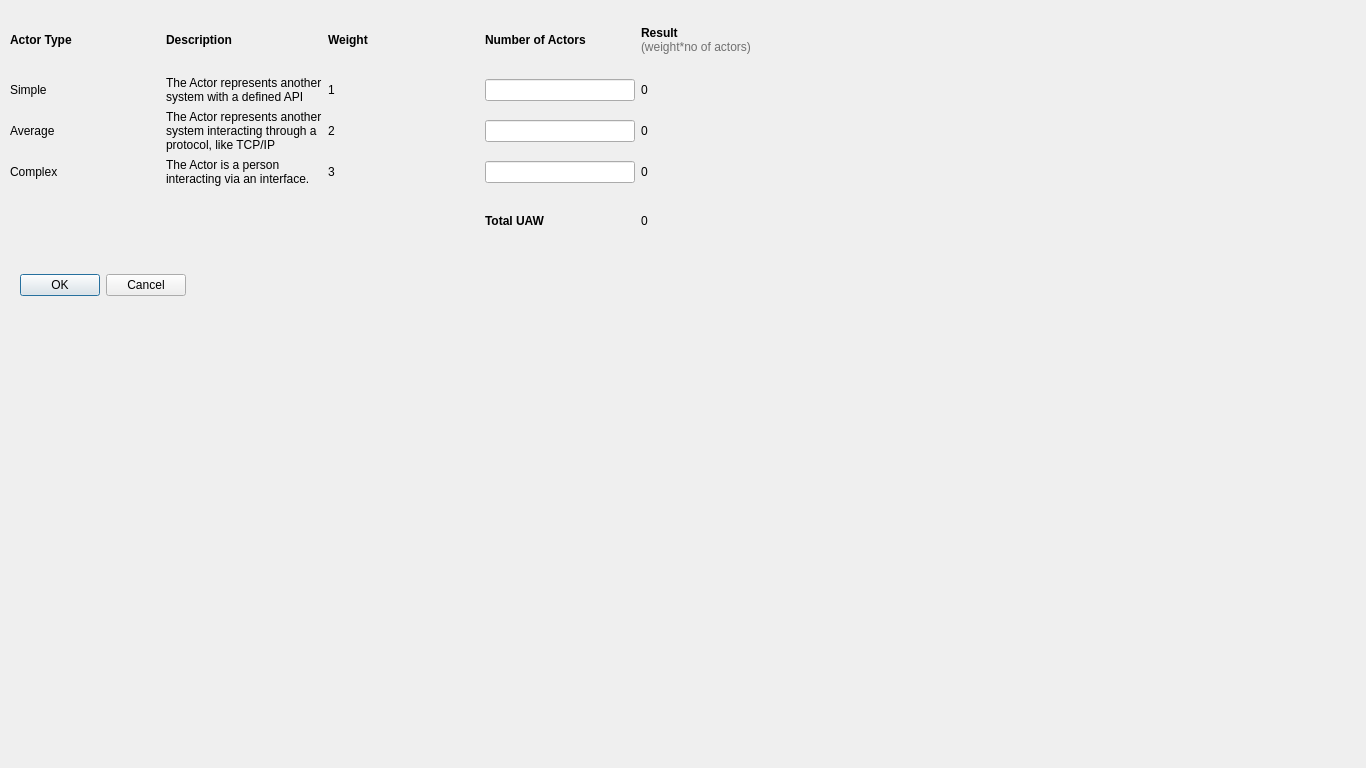
<?xml version="1.0" encoding="UTF-8"?>
<ui version="4.0">
 <class>Dialog</class>
 <widget class="QDialog" name="Dialog">
  <property name="geometry">
   <rect>
    <x>0</x>
    <y>0</y>
    <width>1366</width>
    <height>768</height>
   </rect>
  </property>
  <property name="sizePolicy">
   <sizepolicy hsizetype="Expanding" vsizetype="Expanding">
    <horstretch>0</horstretch>
    <verstretch>0</verstretch>
   </sizepolicy>
  </property>
  <property name="windowTitle">
   <string>Unadjusted Actor Weight (UAW)</string>
  </property>
  <widget class="QDialogButtonBox" name="buttonBox">
   <property name="geometry">
    <rect>
     <x>10</x>
     <y>270</y>
     <width>176</width>
     <height>30</height>
    </rect>
   </property>
   <property name="standardButtons">
    <set>QDialogButtonBox::Cancel|QDialogButtonBox::Ok</set>
   </property>
  </widget>
  <widget class="QWidget" name="layoutWidget">
   <property name="geometry">
    <rect>
     <x>10</x>
     <y>10</y>
     <width>781</width>
     <height>241</height>
    </rect>
   </property>
   <layout class="QGridLayout" name="gridLayout">
    <item row="0" column="4">
     <widget class="QLabel" name="label_5">
      <property name="text">
       <string>&lt;html&gt;&lt;head/&gt;&lt;body&gt;&lt;p&gt;&lt;span style=&quot; font-weight:600;&quot;&gt;Result&lt;/span&gt;&lt;br/&gt;&lt;span style=&quot; font-size:9pt; color:#707070;&quot;&gt;(weight*no of actors)&lt;/span&gt;&lt;/p&gt;&lt;/body&gt;&lt;/html&gt;</string>
      </property>
     </widget>
    </item>
    <item row="2" column="3">
     <widget class="QLineEdit" name="lineEdit_2">
      <property name="sizePolicy">
       <sizepolicy hsizetype="Fixed" vsizetype="Fixed">
        <horstretch>0</horstretch>
        <verstretch>0</verstretch>
       </sizepolicy>
      </property>
      <property name="maximumSize">
       <size>
        <width>150</width>
        <height>16777215</height>
       </size>
      </property>
     </widget>
    </item>
    <item row="0" column="1">
     <widget class="QLabel" name="label_2">
      <property name="text">
       <string>&lt;html&gt;&lt;head/&gt;&lt;body&gt;&lt;p&gt;&lt;span style=&quot; font-weight:600;&quot;&gt;Description&lt;/span&gt;&lt;/p&gt;&lt;/body&gt;&lt;/html&gt;</string>
      </property>
     </widget>
    </item>
    <item row="1" column="3">
     <widget class="QLineEdit" name="lineEdit">
      <property name="sizePolicy">
       <sizepolicy hsizetype="Fixed" vsizetype="Fixed">
        <horstretch>0</horstretch>
        <verstretch>0</verstretch>
       </sizepolicy>
      </property>
      <property name="maximumSize">
       <size>
        <width>150</width>
        <height>16777215</height>
       </size>
      </property>
     </widget>
    </item>
    <item row="1" column="4">
     <widget class="QLabel" name="label_8">
      <property name="text">
       <string>&lt;html&gt;&lt;head/&gt;&lt;body&gt;&lt;p&gt;0&lt;/p&gt;&lt;/body&gt;&lt;/html&gt;</string>
      </property>
     </widget>
    </item>
    <item row="2" column="0">
     <widget class="QLabel" name="label_17">
      <property name="text">
       <string>Average</string>
      </property>
     </widget>
    </item>
    <item row="4" column="4">
     <widget class="QLabel" name="label_7">
      <property name="text">
       <string>&lt;html&gt;&lt;head/&gt;&lt;body&gt;&lt;p&gt;0&lt;/p&gt;&lt;/body&gt;&lt;/html&gt;</string>
      </property>
     </widget>
    </item>
    <item row="2" column="1">
     <widget class="QLabel" name="label_18">
      <property name="sizePolicy">
       <sizepolicy hsizetype="Preferred" vsizetype="Preferred">
        <horstretch>0</horstretch>
        <verstretch>0</verstretch>
       </sizepolicy>
      </property>
      <property name="maximumSize">
       <size>
        <width>300</width>
        <height>16777215</height>
       </size>
      </property>
      <property name="text">
       <string>&lt;html&gt;&lt;head/&gt;&lt;body&gt;&lt;p&gt;The Actor represents another &lt;br/&gt;system interacting through a &lt;br/&gt;protocol, like TCP/IP&lt;/p&gt;&lt;/body&gt;&lt;/html&gt;</string>
      </property>
     </widget>
    </item>
    <item row="3" column="3">
     <widget class="QLineEdit" name="lineEdit_3">
      <property name="sizePolicy">
       <sizepolicy hsizetype="Fixed" vsizetype="Fixed">
        <horstretch>0</horstretch>
        <verstretch>0</verstretch>
       </sizepolicy>
      </property>
      <property name="maximumSize">
       <size>
        <width>150</width>
        <height>16777215</height>
       </size>
      </property>
     </widget>
    </item>
    <item row="0" column="3">
     <widget class="QLabel" name="label_4">
      <property name="text">
       <string>&lt;html&gt;&lt;head/&gt;&lt;body&gt;&lt;p&gt;&lt;span style=&quot; font-weight:600;&quot;&gt;Number of Actors&lt;/span&gt;&lt;/p&gt;&lt;/body&gt;&lt;/html&gt;</string>
      </property>
     </widget>
    </item>
    <item row="3" column="4">
     <widget class="QLabel" name="label_10">
      <property name="text">
       <string>&lt;html&gt;&lt;head/&gt;&lt;body&gt;&lt;p&gt;0&lt;/p&gt;&lt;/body&gt;&lt;/html&gt;</string>
      </property>
     </widget>
    </item>
    <item row="4" column="3">
     <widget class="QLabel" name="label_6">
      <property name="text">
       <string>&lt;html&gt;&lt;head/&gt;&lt;body&gt;&lt;p&gt;&lt;span style=&quot; font-weight:600;&quot;&gt;Total UAW&lt;/span&gt;&lt;/p&gt;&lt;/body&gt;&lt;/html&gt;</string>
      </property>
     </widget>
    </item>
    <item row="3" column="0">
     <widget class="QLabel" name="label_22">
      <property name="text">
       <string>Complex</string>
      </property>
     </widget>
    </item>
    <item row="1" column="0">
     <widget class="QLabel" name="label_12">
      <property name="text">
       <string>Simple</string>
      </property>
     </widget>
    </item>
    <item row="2" column="4">
     <widget class="QLabel" name="label_9">
      <property name="text">
       <string>&lt;html&gt;&lt;head/&gt;&lt;body&gt;&lt;p&gt;0&lt;/p&gt;&lt;/body&gt;&lt;/html&gt;</string>
      </property>
     </widget>
    </item>
    <item row="1" column="1">
     <widget class="QLabel" name="label_13">
      <property name="sizePolicy">
       <sizepolicy hsizetype="Preferred" vsizetype="Preferred">
        <horstretch>0</horstretch>
        <verstretch>0</verstretch>
       </sizepolicy>
      </property>
      <property name="maximumSize">
       <size>
        <width>300</width>
        <height>16777215</height>
       </size>
      </property>
      <property name="text">
       <string>&lt;html&gt;&lt;head/&gt;&lt;body&gt;&lt;p&gt;The Actor represents another &lt;br/&gt;system with a defined API&lt;/p&gt;&lt;/body&gt;&lt;/html&gt;</string>
      </property>
     </widget>
    </item>
    <item row="3" column="1">
     <widget class="QLabel" name="label_23">
      <property name="sizePolicy">
       <sizepolicy hsizetype="Preferred" vsizetype="Preferred">
        <horstretch>0</horstretch>
        <verstretch>0</verstretch>
       </sizepolicy>
      </property>
      <property name="maximumSize">
       <size>
        <width>300</width>
        <height>16777215</height>
       </size>
      </property>
      <property name="text">
       <string>&lt;html&gt;&lt;head/&gt;&lt;body&gt;&lt;p&gt;The Actor is a person &lt;br/&gt;interacting via an interface.&lt;/p&gt;&lt;/body&gt;&lt;/html&gt;</string>
      </property>
     </widget>
    </item>
    <item row="0" column="0">
     <widget class="QLabel" name="label">
      <property name="text">
       <string>&lt;html&gt;&lt;head/&gt;&lt;body&gt;&lt;p&gt;&lt;span style=&quot; font-weight:600;&quot;&gt;Actor Type&lt;/span&gt;&lt;/p&gt;&lt;/body&gt;&lt;/html&gt;</string>
      </property>
     </widget>
    </item>
    <item row="0" column="2">
     <widget class="QLabel" name="label_3">
      <property name="text">
       <string>&lt;html&gt;&lt;head/&gt;&lt;body&gt;&lt;p&gt;&lt;span style=&quot; font-weight:600;&quot;&gt;Weight&lt;/span&gt;&lt;/p&gt;&lt;/body&gt;&lt;/html&gt;</string>
      </property>
     </widget>
    </item>
    <item row="1" column="2">
     <widget class="QLabel" name="label_11">
      <property name="text">
       <string>1</string>
      </property>
     </widget>
    </item>
    <item row="2" column="2">
     <widget class="QLabel" name="label_14">
      <property name="text">
       <string>2</string>
      </property>
     </widget>
    </item>
    <item row="3" column="2">
     <widget class="QLabel" name="label_15">
      <property name="text">
       <string>3</string>
      </property>
     </widget>
    </item>
   </layout>
  </widget>
 </widget>
 <resources/>
 <connections/>
</ui>
